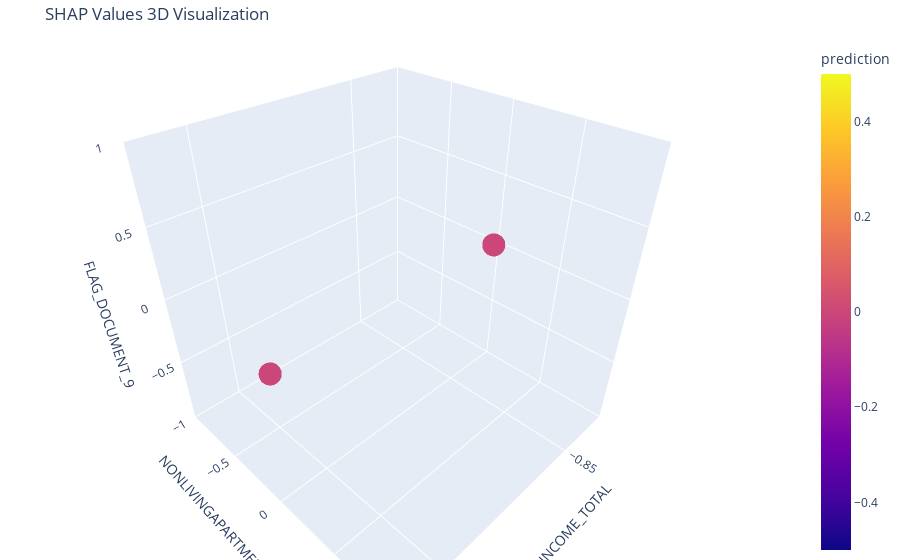

Here is the notebook cell this chart was saved with:
### Code cell
explain_model_with_shap(
    model_path=f"{LOCAL_EXPORT_SELECT_AND_TUNE_BEST_MODEL}/hcdr_model.pkl", 
    train_data_path=f"{LOCAL_EXPORT_SELECT_AND_TUNE_BEST_MODEL}/train_data.csv", 
    test_data_path=f"{LOCAL_EXPORT_SELECT_AND_TUNE_BEST_MODEL}/test_data.csv", 
    target_column='TARGET')

### Figure 1 — Plotly figure (JSON) as saved in the notebook; plotly's stock layout.template omitted (floating-point values rounded to 4 significant figures; data arrays with more than 128 entries replaced by an {"elided": "..."} marker saying what was removed)
{"data": [{"hovertemplate": "AMT_INCOME_TOTAL=%{x}<br>NONLIVINGAPARTMENTS_MODE=%{y}<br>FLAG_DOCUMENT_9=%{z}<br>prediction=%{marker.color}<extra></extra>", "legendgroup": "", "marker": {"color": {"elided": "255 int values"}, "coloraxis": "coloraxis", "opacity": 0.7, "symbol": "circle"}, "mode": "markers", "name": "", "scene": "scene", "showlegend": false, "type": "scatter3d", "x": {"elided": "255 float values"}, "y": {"elided": "255 int values"}, "z": {"elided": "255 int values"}}], "layout": {"autosize": true, "coloraxis": {"colorbar": {"title": {"text": "prediction"}}, "colorscale": [[0, "#0d0887"], [0.1111, "#46039f"], [0.2222, "#7201a8"], [0.3333, "#9c179e"], [0.4444, "#bd3786"], [0.5556, "#d8576b"], [0.6667, "#ed7953"], [0.7778, "#fb9f3a"], [0.8889, "#fdca26"], [1, "#f0f921"]]}, "legend": {"tracegroupgap": 0}, "margin": {"b": 0, "l": 0, "r": 0, "t": 40}, "scene": {"aspectmode": "auto", "aspectratio": {"x": 1, "y": 1, "z": 1}, "camera": {"center": {"x": 0, "y": 0, "z": 0}, "eye": {"x": 1.101, "y": 1.101, "z": 1.101}, "projection": {"type": "perspective"}, "up": {"x": 0, "y": 0, "z": 1}}, "domain": {"x": [0, 1], "y": [0, 1]}, "xaxis": {"title": {"text": "AMT_INCOME_TOTAL"}, "type": "linear"}, "yaxis": {"title": {"text": "NONLIVINGAPARTMENTS_MODE"}, "type": "linear"}, "zaxis": {"title": {"text": "FLAG_DOCUMENT_9"}, "type": "linear"}}, "title": {"text": "SHAP Values 3D Visualization"}}}
